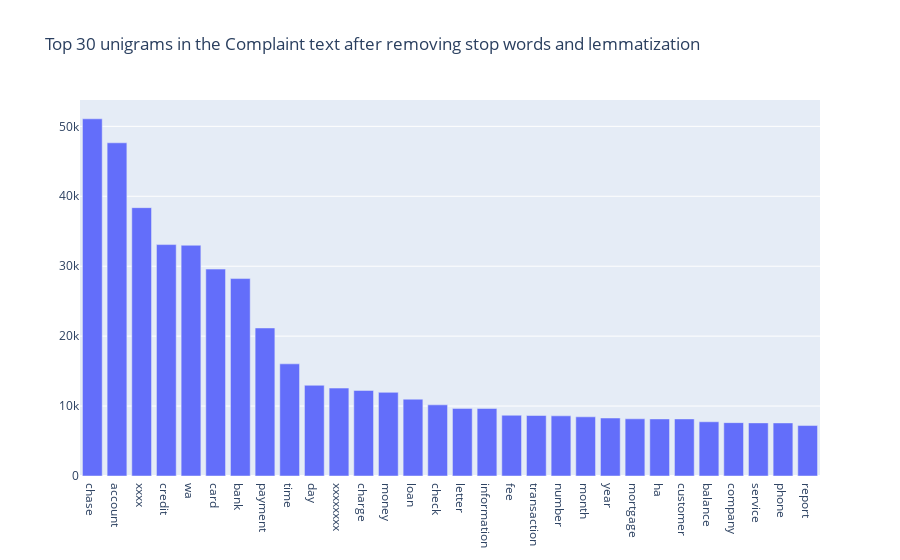

This figure's notebook cell:
### Markdown cell above
#### Find the top unigrams,bigrams and trigrams by frequency among all the complaints after processing the text.

### Code cell
#Write your code here to find the top 30 unigram frequency among the complaints in the cleaned datafram(df_clean). 

def get_top_n_words(corpus, n=None):
    vec = CountVectorizer(stop_words='english').fit(corpus)
    bag_of_words = vec.transform(corpus)
    sum_words = bag_of_words.sum(axis=0) 
    words_freq = [(word, sum_words[0, idx]) for word, idx in vec.vocabulary_.items()]
    words_freq =sorted(words_freq, key = lambda x: x[1], reverse=True)
    return words_freq[:n]


common_words = get_top_n_words(df_clean['Complaint_clean'].values.astype('U'), 30)
df2 = pd.DataFrame(common_words, columns = ['unigram' , 'count'])

fig = go.Figure([go.Bar(x=df2['unigram'], y=df2['count'])])
fig.update_layout(title=go.layout.Title(text="Top 30 unigrams in the Complaint text after removing stop words and lemmatization"))
fig.show()

### Figure 1 — Plotly figure (JSON) as saved in the notebook; plotly's stock layout.template omitted (floating-point values rounded to 4 significant figures)
{"data": [{"type": "bar", "x": ["chase", "account", "xxxx", "credit", "wa", "card", "bank", "payment", "time", "day", "xxxxxxxx", "charge", "money", "loan", "check", "letter", "information", "fee", "transaction", "number", "month", "year", "mortgage", "ha", "customer", "balance", "company", "service", "phone", "report"], "y": [51080, 47647, 38371, 33094, 32998, 29587, 28233, 21167, 16038, 12972, 12571, 12237, 11961, 10982, 10177, 9669, 9654, 8687, 8650, 8604, 8463, 8292, 8179, 8164, 8163, 7754, 7630, 7595, 7589, 7215]}], "layout": {"title": {"text": "Top 30 unigrams in the Complaint text after removing stop words and lemmatization"}}}
